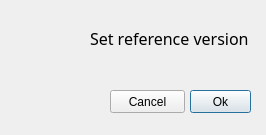
<?xml version="1.0" encoding="UTF-8"?>
<ui version="4.0">
 <class>setreference</class>
 <widget class="QDialog" name="setreference">
  <property name="geometry">
   <rect>
    <x>0</x>
    <y>0</y>
    <width>266</width>
    <height>135</height>
   </rect>
  </property>
  <property name="windowTitle">
   <string>Dialog</string>
  </property>
  <property name="styleSheet">
   <string notr="true">border-color: rgb(4, 4, 4);</string>
  </property>
  <widget class="QLabel" name="label">
   <property name="geometry">
    <rect>
     <x>90</x>
     <y>30</y>
     <width>161</width>
     <height>16</height>
    </rect>
   </property>
   <property name="font">
    <font>
     <family>Microsoft YaHei</family>
     <pointsize>12</pointsize>
     <weight>50</weight>
     <bold>false</bold>
    </font>
   </property>
   <property name="text">
    <string>Set reference version</string>
   </property>
  </widget>
  <widget class="QLabel" name="picture">
   <property name="geometry">
    <rect>
     <x>20</x>
     <y>40</y>
     <width>61</width>
     <height>51</height>
    </rect>
   </property>
   <property name="text">
    <string/>
   </property>
   <property name="scaledContents">
    <bool>true</bool>
   </property>
  </widget>
  <widget class="QPushButton" name="pushButton">
   <property name="geometry">
    <rect>
     <x>190</x>
     <y>90</y>
     <width>61</width>
     <height>23</height>
    </rect>
   </property>
   <property name="text">
    <string>Ok</string>
   </property>
  </widget>
  <widget class="QPushButton" name="cancel">
   <property name="geometry">
    <rect>
     <x>110</x>
     <y>90</y>
     <width>75</width>
     <height>23</height>
    </rect>
   </property>
   <property name="text">
    <string>Cancel</string>
   </property>
  </widget>
 </widget>
 <resources/>
 <connections/>
</ui>
